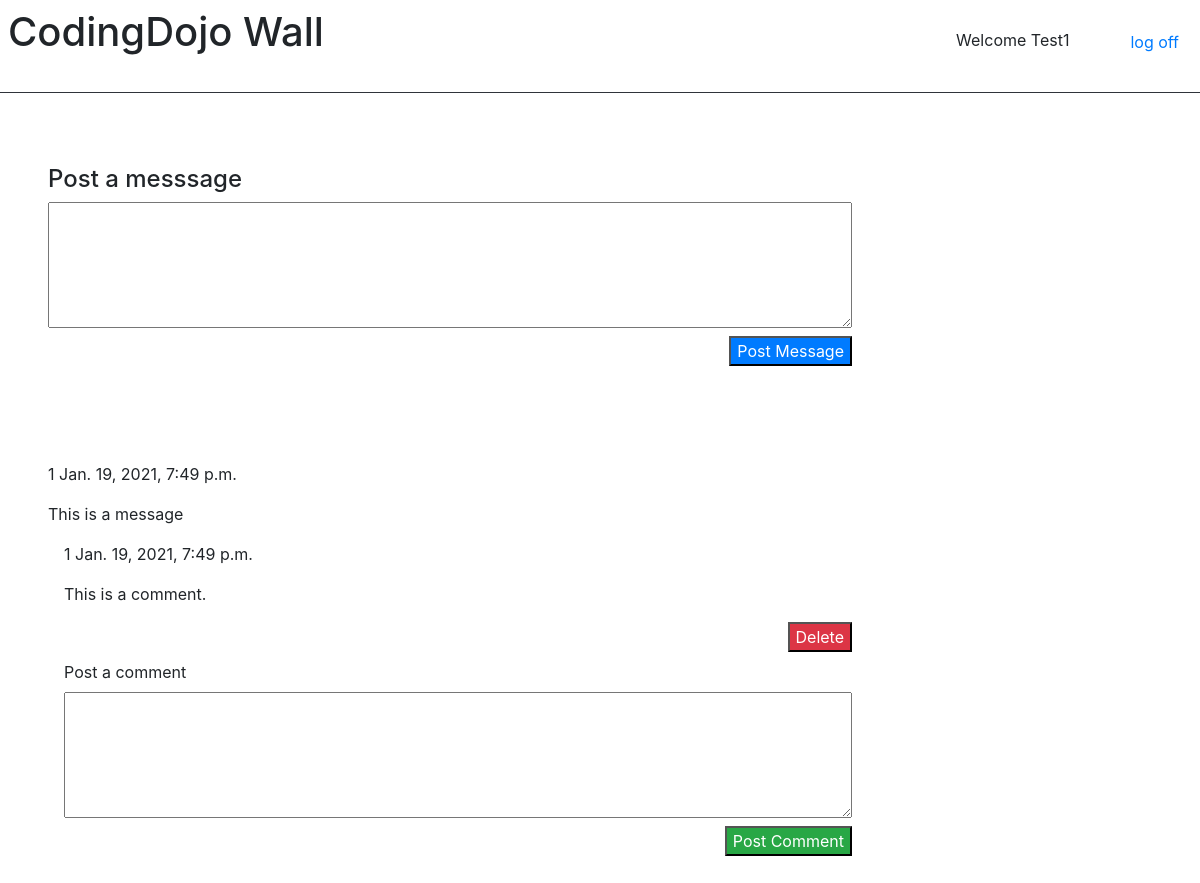
Before: /wall/ (signed in) with the older database file.
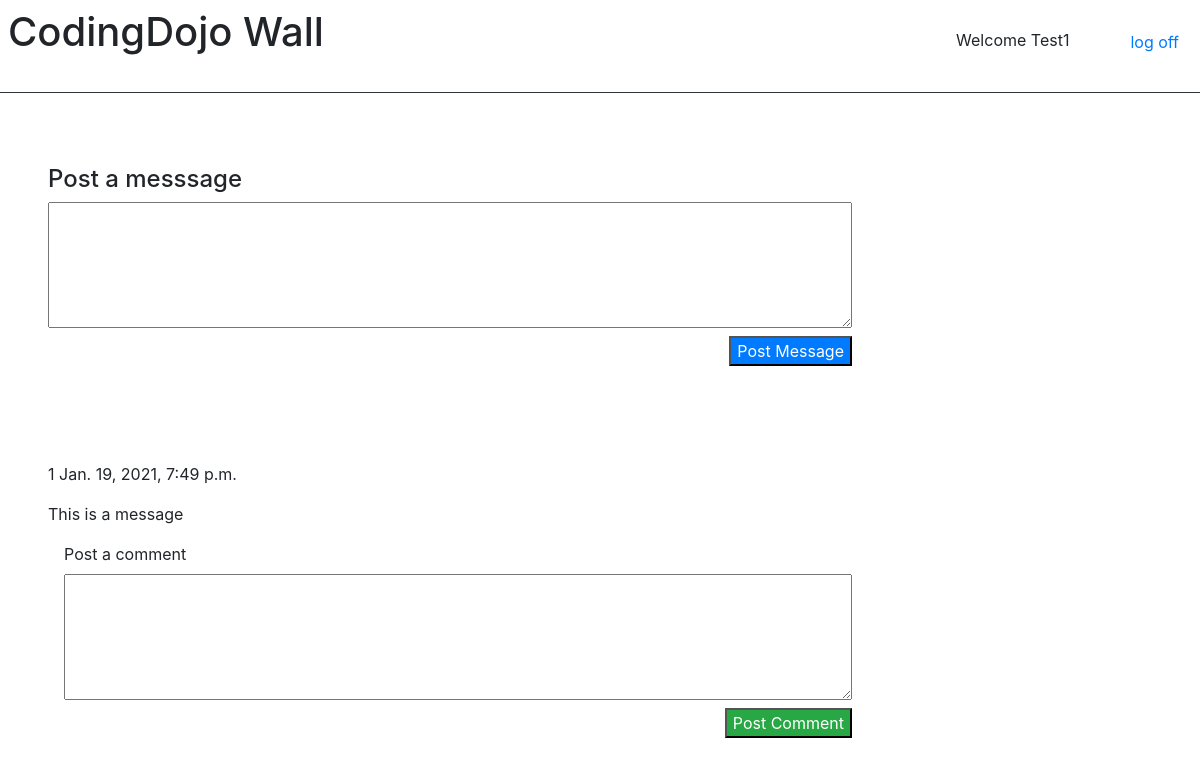
After: the same page with the newer database file.
### login/models.py (models this page shows)
class User(models.Model):
    first_name = models.CharField(max_length=255)
    last_name = models.CharField(max_length=255)
    email = models.EmailField()
    password = models.CharField(max_length=255)
    created_at = models.DateTimeField(auto_now_add=True)
    updated_at = models.DateTimeField(auto_now=True)
    objects = UserManager()

### codingdojo_wall/models.py (models this page shows)
class Message(models.Model):
    user_id = models.ForeignKey(User, related_name="messages", on_delete = models.CASCADE)
    message = models.TextField()
    created_at = models.DateTimeField(auto_now_add=True)
    updated_at = models.DateTimeField(auto_now=True)

class Comment(models.Model):
    user_id = models.ForeignKey(User, related_name="comments", on_delete = models.CASCADE)
    message_id = models.ForeignKey(Message, related_name="comments", on_delete = models.CASCADE)
    comment = models.TextField()
    created_at = models.DateTimeField(auto_now_add=True)
    updated_at = models.DateTimeField(auto_now=True)

### codingdojo_wall/views.py (the view)
# urls.py: path('', views.wall),
def wall(request):
    if 'userid' in request.session:
        context = {
            "user": User.objects.get(id=request.session['userid']),
            "messages": Message.objects.all(),
            "comments": Comment.objects.all(),
        }
        return render(request, 'wall.html', context)
    redirect('/')

### codingdojo_wall/templates/wall.html (shortened to what this page needs)
<!DOCTYPE html>
<html lang="en">
<head>
    <link rel="stylesheet" href="https://stackpath.bootstrapcdn.com/bootstrap/4.5.2/css/bootstrap.min.css"
>
</head>
<body>
    <header class="d-flex p-2 align-items-baseline">
        <h1 class="mr-auto">CodingDojo Wall</h1>
        <p class="pr-5">Welcome {{ user.first_name}}</p>
        <form action="/wall/log_off" method="POST">
            <input class="btn btn-link" type="submit" name="log_off" value="log off">
        </form>
    </header>
    <hr class="bg-dark">
    <div class="p-5 w-75">
        <form action="/wall/add_message" method="POST">
            <label class="d-block mt-2 h4" for="message">Post a messsage</label>
            <textarea class="d-block mt-2 w-100" name="message" id="message" cols="30" rows="5"></textarea>
            <input class="d-block mt-2 ml-auto bg-primary text-white" type="submit" name="submit" value="Post Message">
        </form>
    </div>
    <div class="p-5 w-75">
        {% for message in messages %}
        <p>{{ user.id }} {{ message.created_at }}</p>
        <p>{{ message.message }}</p>
        {% for comment in comments %}
        <p class="ml-3">{{ user.id }} {{ message.created_at }}</p>
        <p class="ml-3">{{ comment.comment }}</p>
        <div>
            <form action="/wall/delete" method="POST">
                <input class="d-block mt-2 ml-auto bg-danger text-white" type="submit" name="delete_comment" value="Delete">
            </form>
        </div>
        {% endfor %}
        <div>
            <form class="ml-3" action="/wall/add_comment" method="POST">
                <label class="d-block mt-2" for="comment">Post a comment</label>
                <textarea class="d-block mt-2 w-100" name="comment" id="comment" cols="30" rows="5"></textarea>
                <input class="d-block mt-2 ml-auto bg-success text-white" type="submit" name="post_comment" value="Post Comment">
            </form>
        </div>
        {% endfor %}
    </div>
</body>
</html>

Changed rows visible on the page:
removed Comment: {{ user.id }} "1", {{ message.created_at }} "Jan. 19, 2021, 7:49 p.m.", comment "This is a comment."
